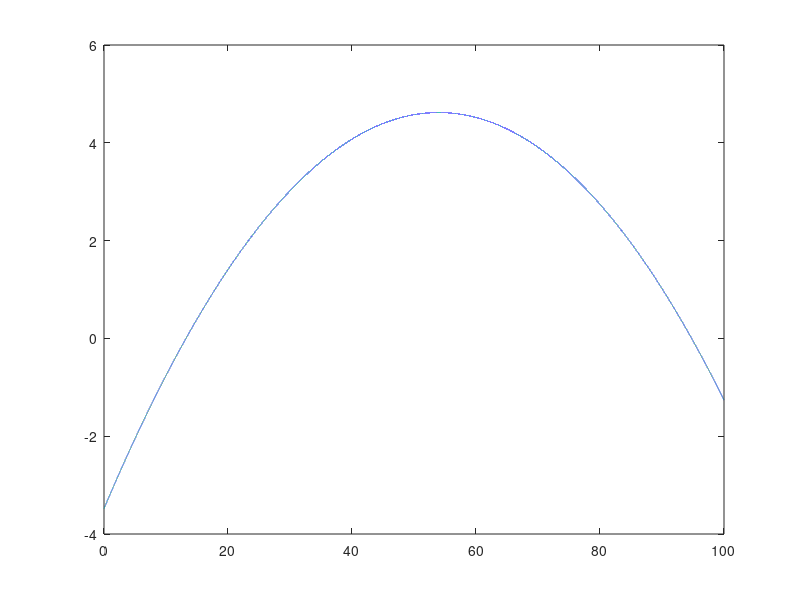

The MATLAB source for this figure: (Note: this script raises an error after producing the figure.)
% Givna konstanter
r = 0.3;
K = 108;
R_m = 0.7;
alpha = 5.7;
Z = 5;

f = @(P) r.*P.*(1 - P./K) - R_m.*Z.*(P.^2)/(alpha.^2 + P.^2); 

% Plotting fixpoint_iter
x = linspace(0, 100, 100000);
plot(x, f(x));

% startgissning = 13 (1)
start_guess = 90;
% startgissning = 95 (2)
% start_guess = 95;

fixpoint_iter = @(P) P + 2.*r.*P.*(1 - (P/K)) - 2.*R_m.*Z.*(P.^2)./(alpha.^2 + P.^2); 
tol = 1e-10;
diff = 1;
curr_iter = fixpoint_iter(start_guess);
fprintf("startgissning: %d\n", start_guess)
fprintf('%.16\n',curr_iter)

while diff > tol
    next_iter = fixpoint_iter(curr_iter);
    diff = abs(next_iter - curr_iter);
    fprintf('%.16e\n', next_iter);
    curr_iter = next_iter;
end
